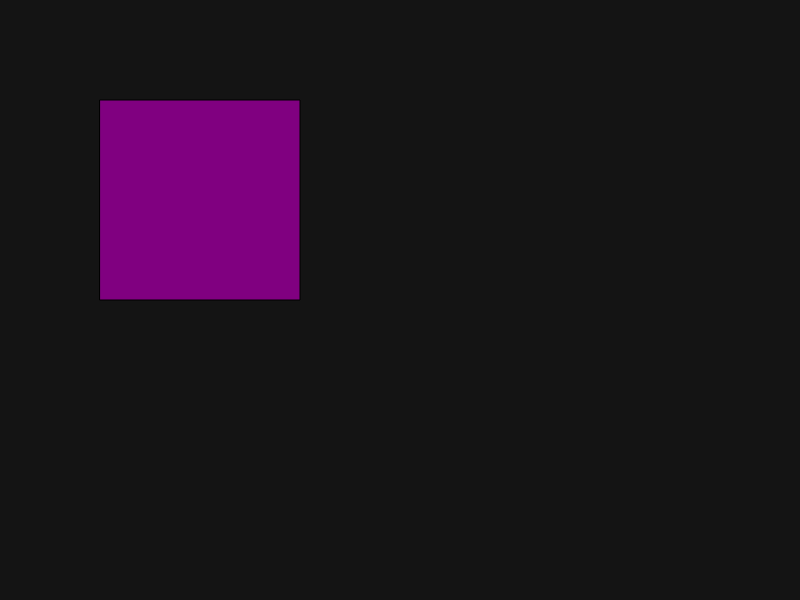
Frame 1 (no input)
Frame 60 (no input): identical to frame 1, image omitted
Frame 120 (the mouse pressed at the canvas centre since frame 60): identical to frame 1, image omitted

The p5.js sketch that drew this single still picture (run headless with seeded random() and noise() and a simulated clock; from frame 60 on, the mouse is pressed at the canvas centre):

// p5.js sketch
// ── sketch.js
var rect1;
var drawRect2 = false;

function setup()
{
   createCanvas(800, 600);
   rect1 = {
       x: 100,
       y: 100, 
       size: 200
   };
}

function draw()
{
    background(20);
    fill(128, 0, 128);
    rect(rect1.x, rect1.y, rect1.size, rect1.size);
//    if(drawRect2)
//    {
//        fill(0, 128, 128);
//        rect(rect2.x, rect2.y, rect2.size, rect2.size);
//    }
}

function mousePressed()
{
    drawRect2 = !drawRect2;
}
